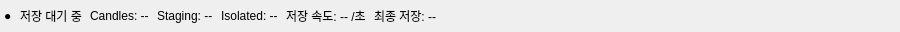
<?xml version="1.0" encoding="UTF-8"?>
<ui version="4.0">
 <class>StorageStatusBarForm</class>
 <widget class="QWidget" name="StorageStatusBarForm">
  <property name="geometry">
   <rect><x>0</x><y>0</y><width>900</width><height>32</height></rect>
  </property>
  <layout class="QHBoxLayout" name="horizontalLayout">
   <property name="leftMargin"><number>4</number></property>
   <property name="topMargin"><number>2</number></property>
   <property name="rightMargin"><number>4</number></property>
   <property name="bottomMargin"><number>2</number></property>
   <property name="spacing"><number>8</number></property>
   <item><widget class="QLabel" name="lbl_dot"><property name="text"><string>●</string></property></widget></item>
   <item><widget class="QLabel" name="lbl_status"><property name="text"><string>저장 대기 중</string></property></widget></item>
   <item><widget class="QLabel" name="lbl_candles"><property name="text"><string>Candles: --</string></property></widget></item>
   <item><widget class="QLabel" name="lbl_staging"><property name="text"><string>Staging: --</string></property></widget></item>
   <item><widget class="QLabel" name="lbl_isolated"><property name="text"><string>Isolated: --</string></property></widget></item>
   <item><widget class="QLabel" name="lbl_rate"><property name="text"><string>저장 속도: -- /초</string></property></widget></item>
   <item><widget class="QLabel" name="lbl_last_time"><property name="text"><string>최종 저장: --</string></property></widget></item>
   <item>
    <spacer>
     <property name="orientation"><enum>Qt::Horizontal</enum></property>
     <property name="sizeHint" stdset="0"><size><width>40</width><height>20</height></size></property>
    </spacer>
   </item>
  </layout>
 </widget>
 <resources/>
 <connections/>
</ui>
